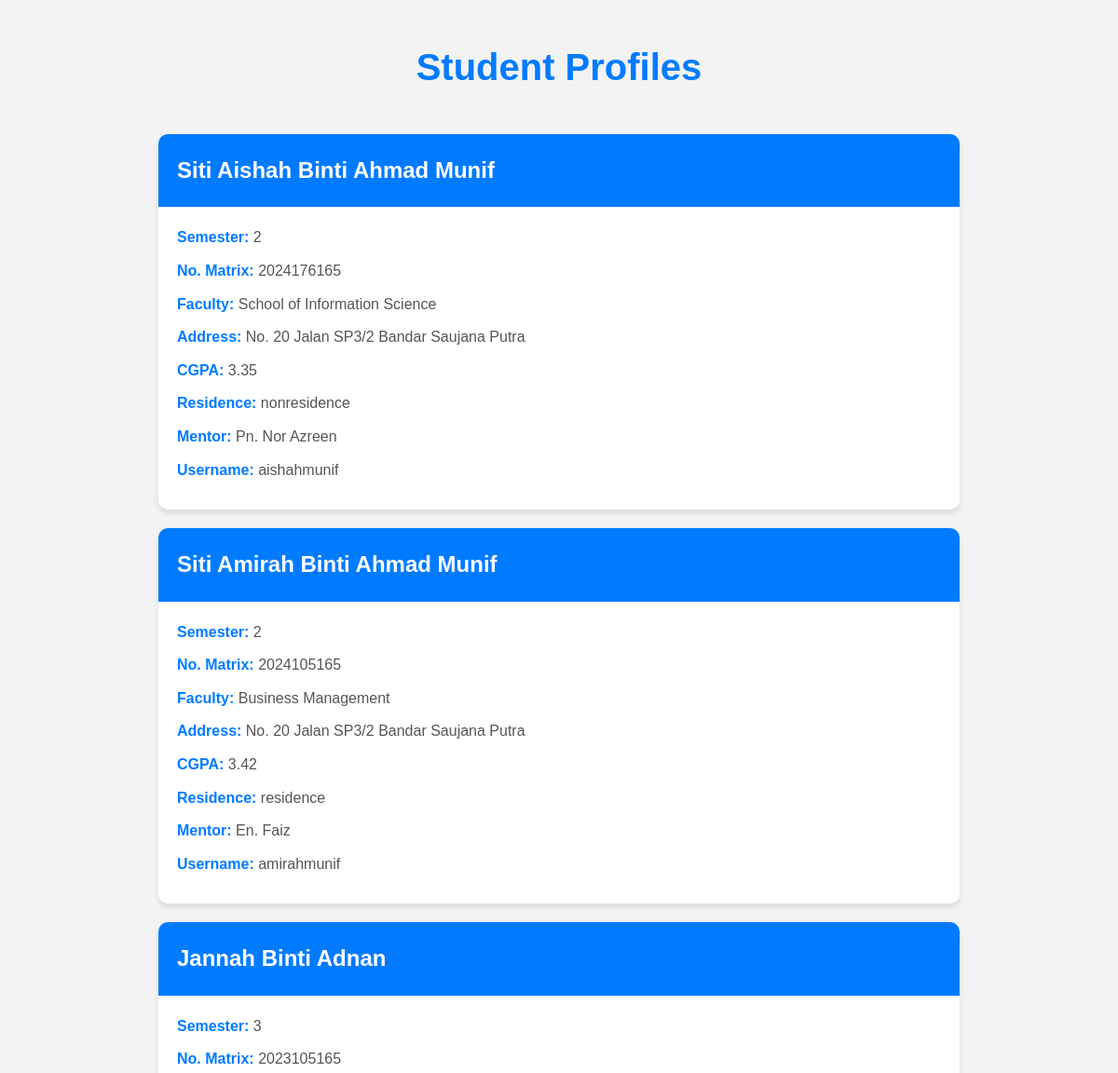
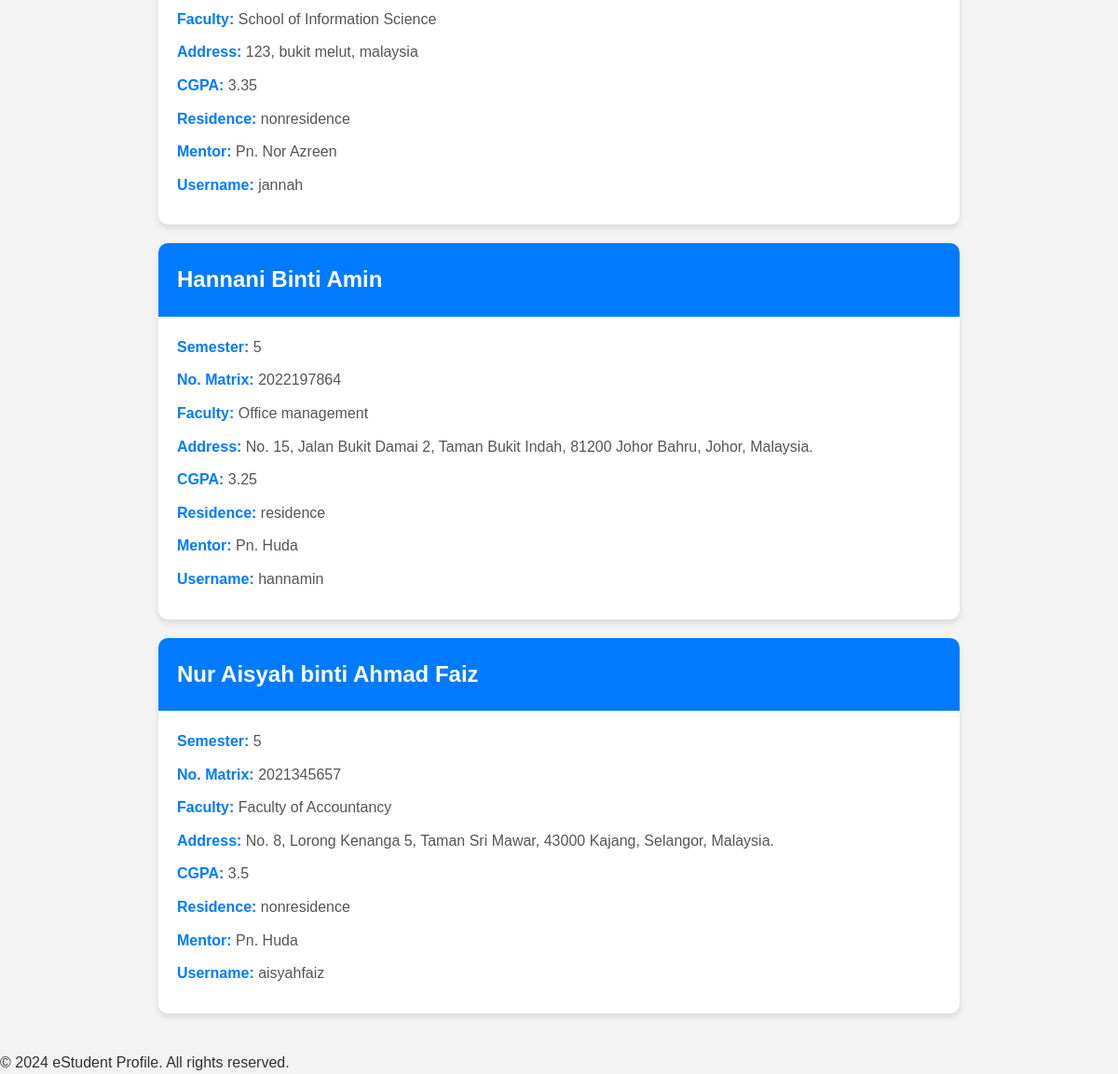
Screenshot of /viewdata.php with the database file from the repository (2 pictures, top to bottom).
### tables this page shows
CREATE TABLE `student_form` (
  `id` int NOT NULL,
  `name` varchar(100) NOT NULL,
  `semester` varchar(100) NOT NULL,
  `matrixnumber` varchar(100) NOT NULL,
  `faculty` varchar(100) NOT NULL,
  `address` varchar(100) NOT NULL,
  `cgpa` varchar(100) NOT NULL,
  `residence` varchar(100) NOT NULL,
  `mentor` varchar(100) NOT NULL,
  `username` varchar(20) NOT NULL,
  `password` varchar(255) NOT NULL,
  `image` varchar(255) DEFAULT NULL,
  `status` varchar(50) NOT NULL
);

### viewdata.php (the view, shortened to what this page needs)
<!doctype html>
<html lang="en">
<head>
</head>
<body>
    <div class="container">
        <h1 class="text-center mb-5">Student Profiles</h1>
        <?php
        $con = mysqli_connect("localhost", "root", "", "studentprofiledb") or die(mysqli_connect_errno($con));
        $carian = mysqli_query($con, "SELECT * FROM student_form") or die(mysqli_error($con));
        while ($data = mysqli_fetch_array($carian)) {
            echo '<div class="card">';
            echo '    <div class="card-header">';
            echo '        <h4>' . $data['name'] . '</h4>';
            echo '    </div>';
            echo '    <div class="card-body">';
            echo '        <div class="profile-info">';
            echo '            <p><strong>Semester:</strong> ' . $data['semester'] . '</p>';
            echo '            <p><strong>No. Matrix:</strong> ' . $data['matrixnumber'] . '</p>';
            echo '            <p><strong>Faculty:</strong> ' . $data['faculty'] . '</p>';
            echo '            <p><strong>Address:</strong> ' . $data['address'] . '</p>';
            echo '            <p><strong>CGPA:</strong> ' . $data['cgpa'] . '</p>';
            echo '            <p><strong>Residence:</strong> ' . $data['residence'] . '</p>';
            echo '            <p><strong>Mentor:</strong> ' . $data['mentor'] . '</p>';
            echo '            <p><strong>Username:</strong> ' . $data['username'] . '</p>';
            echo '        </div>';
            echo '    </div>';
            echo '</div>';
        }
        ?>
    </div>
<footer>
        <p>&copy; <?php echo date("Y"); ?> eStudent Profile. All rights reserved.</p>
    </footer>
</body>
</html>

### viewdata.php (style rules this page uses)
:root { --blue:#007aff; --dark-blue:#0056b3; --red:#e74c3c; --dark-red:#c0392b; --black:#333; --white:#fff; --light-bg:#eee; --box-shadow:0 5px 10px rgba(0,0,0,.1); }
* { font-family: 'Poppins', sans-serif; margin:0; padding:0; box-sizing: border-box; outline: none; border: none; text-decoration: none; }
body { font-family: 'Poppins', sans-serif; margin: 0 px; padding: 0 px; background-color: #f3f3f3; color: #333; line-height: 1.6; }
h1 { text-align: center; margin: 20px 0 40px; font-size: 2.5em; color: #007bff; }
.container { max-width: 900px; margin: 0 auto; padding: 20px; }
.card { background-color: #fff; border-radius: 10px; margin-bottom: 20px; box-shadow: 0 4px 6px rgba(0, 0, 0, 0.1); overflow: hidden; }
.card-header { background-color: #007bff; margin:0 px; color: #fff; padding: 20px 20px; font-size: 1.5em; }
.card-body { padding: 20px; }
.profile-info p { margin: 0 0 10px; font-size: 1em; color: #555; }
.profile-info p strong { color: #007bff; }

### rows the page displays
student_form: name "Siti Aishah Binti Ahmad Munif", semester "2", matrixnumber "2024176165", faculty "School of Information Science", address "No. 20 Jalan SP3/2 Bandar Saujana Putra", cgpa "3.35", residence "nonresidence", mentor "Pn. Nor Azreen", username "aishahmunif"
student_form: name "Siti Amirah Binti Ahmad Munif", semester "2", matrixnumber "2024105165", faculty "Business Management", address "No. 20 Jalan SP3/2 Bandar Saujana Putra", cgpa "3.42", residence "residence", mentor "En. Faiz", username "amirahmunif"
student_form: name "Jannah Binti Adnan", semester "3", matrixnumber "2023105165", faculty "School of Information Science", address "123, bukit melut, malaysia", cgpa "3.35", residence "nonresidence", mentor "Pn. Nor Azreen", username "jannah"
student_form: name "Hannani Binti Amin", semester "5", matrixnumber "2022197864", faculty "Office management", address "No. 15, Jalan Bukit Damai 2, Taman Bukit Indah, 81200 Johor Bahru, Johor, Malaysia.", cgpa "3.25", residence "residence", mentor "Pn. Huda", username "hannamin"
student_form: name "Nur Aisyah binti Ahmad Faiz", semester "5", matrixnumber "2021345657", faculty "Faculty of Accountancy", address "No. 8, Lorong Kenanga 5, Taman Sri Mawar, 43000 Kajang, Selangor, Malaysia.", cgpa "3.5", residence "nonresidence", mentor "Pn. Huda", username "aisyahfaiz"
